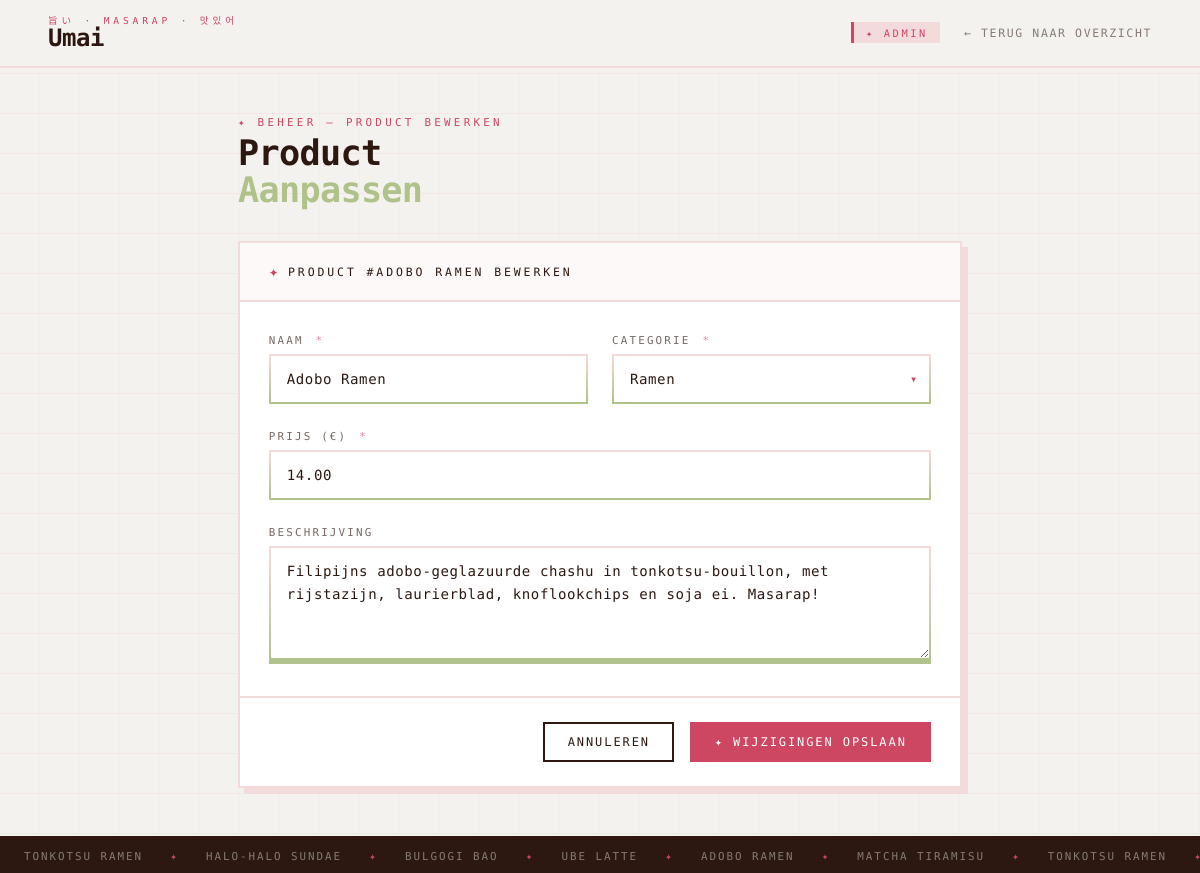
Page /app/umai/admin/product-aanpassen.php?id=6 (signed in) on the committed database.
### tables this page shows
CREATE TABLE `menu` (
  `id` int NOT NULL,
  `naam` varchar(30) NOT NULL,
  `categorie` varchar(15) NOT NULL,
  `beschrijving` varchar(130) NOT NULL,
  `prijs` decimal(19,2) NOT NULL
);

### app/umai/admin/product-aanpassen.php (the view, shortened to what this page needs)
<?php
$connectie = new PDO('mysql:host=mysql_db;dbname=school', 'root', 'rootpassword');
$sql = $connectie->prepare("SELECT * FROM menu WHERE id = :idplaceholder");
$sql->bindParam(':idplaceholder', $_GET['id']);
$sql->execute();
$data = $sql->fetch();
?>
<!DOCTYPE html>
<html lang="nl">
<head>
    <link href="product-aanpassen.css" rel="stylesheet"/>
</head>
<body>
<nav>
    <a href="../../index.php" class="nav-logo">
        <span class="kanji">旨い · Masarap · 맛있어</span>
        <span class="brand">Umai</span>
    </a>
    <div class="nav-right">
        <span class="nav-tag">✦ Admin</span>
        <a href="admin.php" class="nav-link">← Terug naar overzicht</a>
    </div>
</nav>
<main>
    <div class="page-header">
        <span class="section-label">✦ Beheer — Product bewerken</span>
        <h1 class="page-title">Product<br><span class="green">Aanpassen</span></h1>
    </div>
    <form method="POST">
        <div class="form-card">
            <div class="form-card-header">
                <span class="dot">✦</span>
                <span class="form-card-title">Product #<?php echo $data['naam'] ?> bewerken</span>
            </div>
            <div class="form-body">
                <div class="field-row">
                    <div class="field-group">
                        <label for="naam">Naam <span class="required">*</span></label>
                        <div class="field-wrap">
                            <input type="text" id="naam" name="naam" value="<?=  htmlspecialchars($data['naam']) ?>" required/>
                        </div>
                    </div>
                    <div class="field-group">
                        <label for="categorie">Categorie <span class="required">*</span></label>
                        <div class="field-wrap select-wrap">
                            <select id="categorie" name="categorie" required>
                                <option value="Ramen" selected>Ramen</option>
                            </select>
                        </div>
                    </div>
                </div>
                <div class="field-row">
                    <div class="field-group">
                        <label for="prijs">Prijs (€) <span class="required">*</span></label>
                        <div class="field-wrap">
                            <input type="number" id="prijs" name="prijs" value="<?php echo $data['prijs'] ?>" min="0" step="0.50" required/>
                        </div>
                    </div>
                </div>
                <div class="field-group">
                    <label for="beschrijving">Beschrijving</label>
                    <div class="field-wrap">
                        <textarea id="beschrijving" name="beschrijving"><?php echo $data['beschrijving'] ?></textarea>
                    </div>
                </div>
            </div>
            <div class="form-footer">
                <a href="admin.php" class="btn btn-outline">Annuleren</a>
                <button type="submit" name="veranderen" value="veranderen" class="btn btn-primary">✦ Wijzigingen Opslaan</button>
            </div>
        </div>
    </form>
</main>
<div class="marquee-band">
    <div class="marquee-track">
        <span>Tonkotsu Ramen</span><span class="dot">✦</span>
        <span>Halo-Halo Sundae</span><span class="dot">✦</span>
        <span>Bulgogi Bao</span><span class="dot">✦</span>
        <span>Ube Latte</span><span class="dot">✦</span>
        <span>Adobo Ramen</span><span class="dot">✦</span>
        <span>Matcha Tiramisu</span><span class="dot">✦</span>
        <span>Tonkotsu Ramen</span><span class="dot">✦</span>
    </div>
</div>
</body>
</html>

### rows in the picture
menu: naam "ADOBO RAMEN", naam "Adobo Ramen", prijs "14.00", beschrijving "Filipijns adobo-geglazuurde chashu in tonkotsu-bouillon, met rijstazijn, laurierblad, knoflookchips en soja ei. Masarap!"
